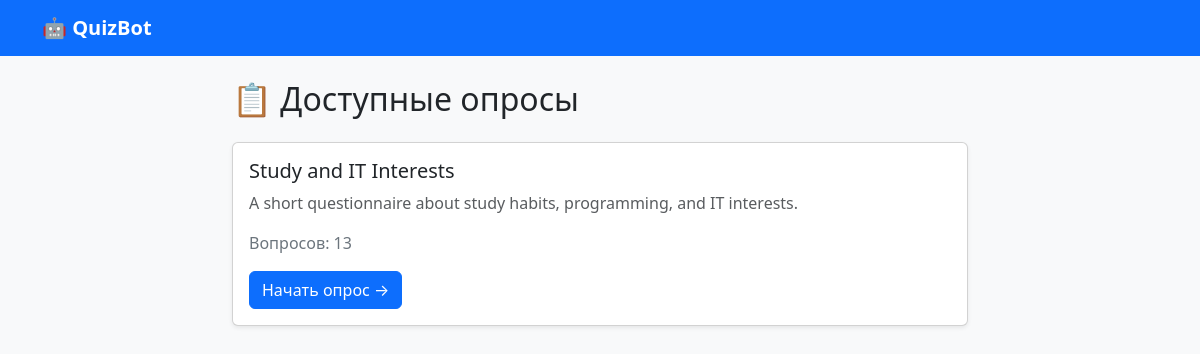
The page / on the database its author committed.
### surveys/models.py (models this page shows, shortened)
class Quiz(models.Model):
    title = models.CharField(max_length=200)
    description = models.TextField(blank=True)
    created_at = models.DateTimeField(auto_now_add=True)
    is_active = models.BooleanField(default=True)
    def get_questions_count(self):
        return self.questions.count()

### surveys/views.py (the view)
# urls.py: 2. Add a URL to urlpatterns:  path('', views.home, name='home')
def home(request):
    quizzes = Quiz.objects.filter(is_active=True)
    return render(request, 'surveys/home.html', {'quizzes': quizzes})

### surveys/templates/surveys/home.html (shortened to what this page needs)
{% extends 'surveys/base.html' %}
{% block content %}
<div class="row justify-content-center">
    <div class="col-md-8">
        <h2 class="mb-4">📋 Доступные опросы</h2>
        {% if quizzes %}
            {% for quiz in quizzes %}
            <div class="card mb-3 shadow-sm">
                <div class="card-body">
                    <h5 class="card-title">{{ quiz.title }}</h5>
                    <p class="card-text text-muted">{{ quiz.description }}</p>
                    <p class="text-secondary">
                        Вопросов: {{ quiz.get_questions_count }}
                    </p>
                    <a href="{% url 'start_quiz' quiz.id %}"
                       class="btn btn-primary">Начать опрос →</a>
                </div>
            </div>
            {% endfor %}
        {% else %}
            <div class="alert alert-info">
                Опросов пока нет. Добавьте их в
                <a href="/admin">админке</a>.
            </div>
        {% endif %}
    </div>
</div>
{% endblock %}

### rows shown on the page
Quiz: title "Study and IT Interests", description "A short questionnaire about study habits, programming, and IT interests.", get_questions_count "13"
